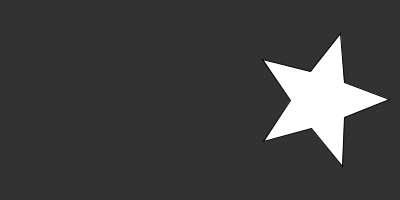
Frame 1 (no input)
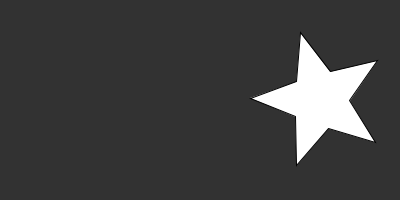
Frame 60 (the mouse pressed at the canvas centre just before this capture)
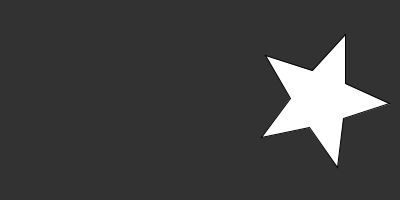
Frame 120 (the mouse held since frame 60 and released just before this capture)

The Processing sketch that drew these frames (run headless with seeded random() and noise(); from frame 60 on, the mouse is pressed at the canvas centre):

// Processing sketch: processing_122285
// ── processing_122285.pde

void setup() {
  size(400, 200);
}

void draw() {
  background(50);
  
  pushMatrix();
  translate(width*0.8, height*0.5);
  rotate(frameCount / -100.0);
  star(0, 0, 30, 70, 5); 
  popMatrix();
}

void star(float x, float y, float radius1, float radius2, int npoints) {
  float angle = TWO_PI / npoints;
  float halfAngle = angle/2.0;
  beginShape();
  for (float a = 0; a < TWO_PI; a += angle) {
    float sx = x + cos(a) * radius2;
    float sy = y + sin(a) * radius2;
    vertex(sx, sy);
    sx = x + cos(a+halfAngle) * radius1;
    sy = y + sin(a+halfAngle) * radius1;
    vertex(sx, sy);
  }
  endShape(CLOSE);
}
